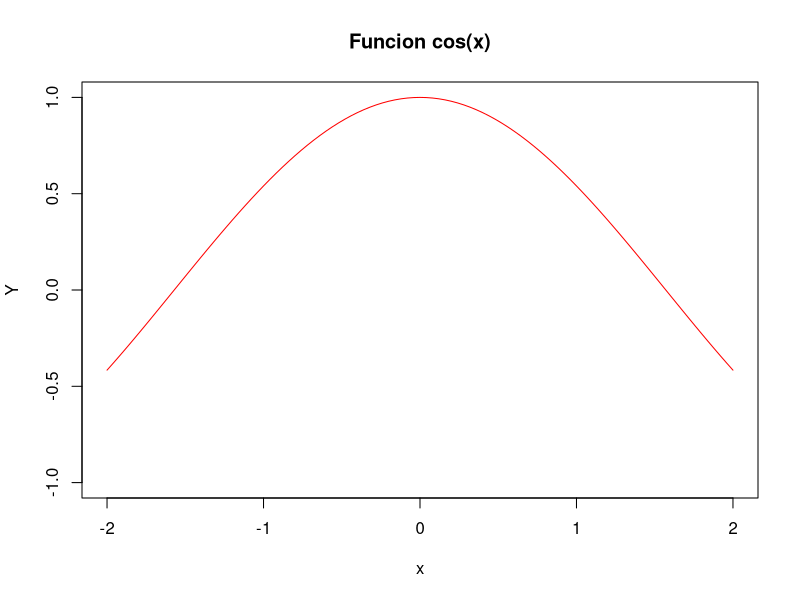
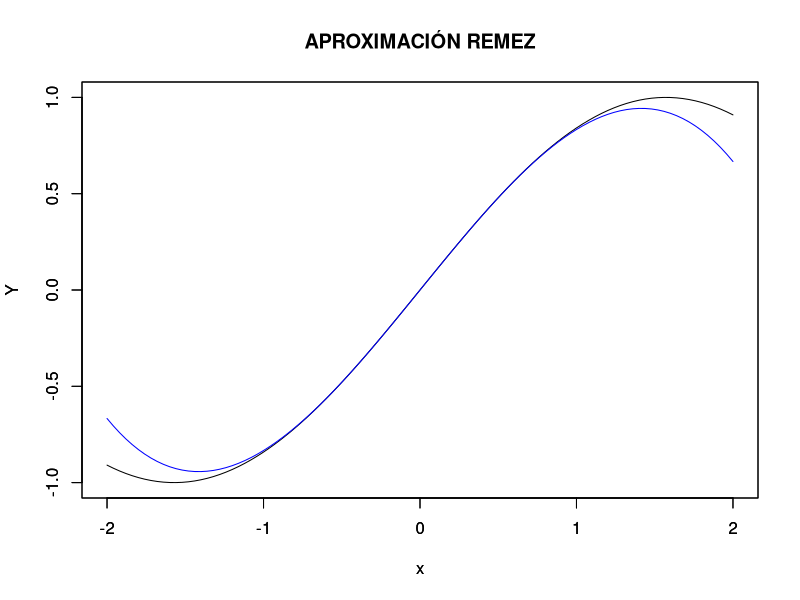

Write R code to recreate these figures, in order.
###################
#Método de Remez
###################


#Variables remez

f =function(x) sin(x)
g= function(x) cos(x)
gradospoli = 3
ndatos = gradospoli 

# Grafica del seno
plot(g,xlim = c(-2,2), ylim=c(-1,1),ylab = "Y" , col ="red", main ="Funcion cos(x)")
plot(f,xlim = c(-2,2), ylim=c(-1,1),ylab = "Y" )


#Grafica del coseno

############################


#Arreglo de los valores en x y en Y
x = c()
y = c()
suma = (2*(pi/64))/(ndatos-1)

# Hallar las particiones de X y  de Y
i =1
while (length(x)<ndatos)
{
  if (length(x) == 0 )
  {
    x[i]= -pi/64;
    i = i +1
  }
  
  x[i] = (x[i-1]+ (suma))
  
  i = i+1
  
}
j = 1
while (j < ndatos+1 )
  
{
  
  y[j]= f(x[j])
  j = j+1
}

#Tabla de los valores de X y de Y

tablota = data.frame (x,y)


y[j]=g(pi/128)

#Hallar los coeficientes de nuestro sistema de ecuaciones

n = rbind(c(1,x[1],(x[1])^2,(x[1])^3),
          c(1,x[2],(x[2])^2,(x[2])^3),
          c(1,x[3],(x[3])^2,(x[3])^3),
          c(0,1,2*(pi/128),3*(pi/128)^2)
  
  
)

#Variable que tiene en cada posicion el valor de los coeficientes
z=solve(n,y)

print(z)

#Se Hace  el polinimio de grado 3 con los coeficientes obtenidos

h = function(x) z[1]+(z[2]*x)+(z[3]*x^2)+(z[4]*x^3)

#Graficamos la funcion del seno y la del polinimio generado 
par(new = TRUE)
plot(h,xlim = c(-2,2),col= "blue",ylim=c(-1,1), main = "APROXIMACIÓN REMEZ",ylab = "Y")

#Variables Para calcular el error
ErroAbsoluto = 0
ErrorRelativo = 0
ValorXpunto = pi/256


#############
#Errores 
#############

ErroAbsoluto = abs((f(ValorXpunto)- h(ValorXpunto))*10^-6)
ErrorRelativo  = ((ErroAbsoluto / h(ValorXpunto))*100)*10^-6


####################
#Tabla con los datos
####################
RemezTablita = data.frame(ErrorRelativo, ErroAbsoluto,ValorXpunto)
#Se imprime la Tabla

cat("Dado el punto  ",ValorXpunto)
cat("El Error Relativo es de :" ,ErrorRelativo)
cat("El Error Absoluto es de :" ,ErroAbsoluto)
